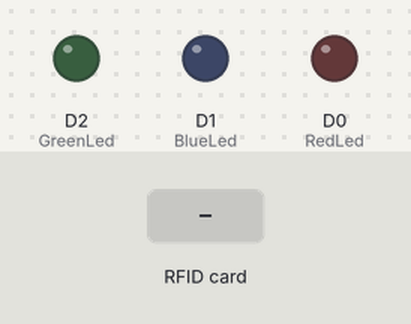
The sketch below on a simulated ESP8266 (Wemos D1 mini). On the bench: output pins drawn as LEDs (lit = HIGH). Inputs (shaded band) come from the test bench. WiFi joins after 1.5 s; servers stay silent unless stated; uploads are accepted with an empty reply; what the sketch prints to the serial monitor is not drawn.

Above: at 5.7 s.
5.8 s: RFID card 5E 7A 19 C4 held to the reader
At 6.8 s:
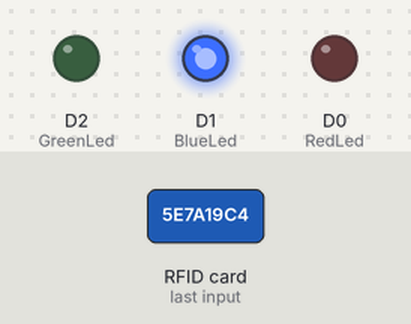
At 11.0 s:
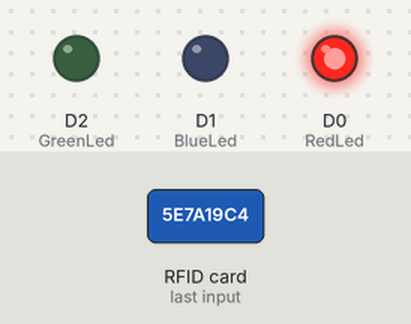
Timing chart, 0 to 13.8 s (numbered marks = the images above; inputs shaded):
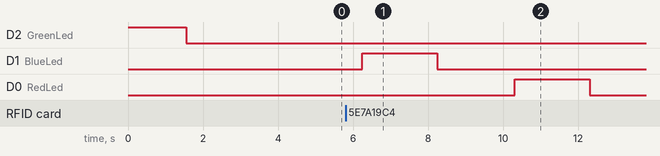

Measured:
- after the input at 5.8 s, D1 (BlueLed): LOW → HIGH after 0.44 s, → LOW 2.0 s later; D0 (RedLed): LOW → HIGH after 4.5 s, → LOW 2.0 s later

The sketch:

WEMOS_RFID_MYSQL_DEMO.ino
```cpp
/*
 *
 *  Connection between RFID reader and Wemos D1

RST/Reset=>D3

SPI SS=>D8

SPI MOSI=>D7

SPI MISO=>D6

SPI SCK=>D5
 */

#include <Wire.h>
#include <MFRC522.h>
#include <SPI.h>
#include <ESP8266WiFi.h>
#include <WiFiClient.h>

#define RST_PIN D3 // RST-PIN for RC522 - RFID - SPI - Module GPIO15
#define SS_PIN  D8  // SDA-PIN for RC522 - RFID - SPI - Module GPIO2
MFRC522 mfrc522(SS_PIN, RST_PIN);   // Create MFRC522 instance


#define BlueLed D1
#define GreenLed D2
#define RedLed D0

//Wireless name and password
const char* ssid     = ""; // replace with you wireless network name
const char* password = ""; //replace with you wireless network password

// Remote site information
const char* host = "TUODOMINIO"; // IP address of your local server or web domain
String url = ""; // folder location of the txt file with the RFID cards identification, p.e. "http://www.tuodominio.it/lettura.php" if on the root of the server

int time_buffer = 5000; // amount of time in miliseconds that the relay will remain open

void setup() {

  pinMode(BlueLed, OUTPUT);
  pinMode(GreenLed, OUTPUT);
  pinMode(RedLed, OUTPUT);
   digitalWrite(GreenLed, 1);
  Serial.begin(9600);    // Initialize serial communications
  SPI.begin();           // Init SPI bus
  mfrc522.PCD_Init();    // Init MFRC522

  // We start by connecting to a WiFi network

  Serial.println("Connecting to ");
  Serial.println(ssid);

  WiFi.begin(ssid, password);

  while (WiFi.status() != WL_CONNECTED) {
    delay(500);
    Serial.print(".");
  }
  Serial.println("");
  Serial.println("WiFi connected");
  Serial.println("IP address: ");
  Serial.println(WiFi.localIP());
  leds_off();
  delay(3000);
}

void leds_off() {
  digitalWrite(BlueLed, 0);   // turn the LED off
  digitalWrite(GreenLed, 0);   // turn the LED off
  digitalWrite(RedLed, 0);   // turn the LED off
}

void reject() {
  digitalWrite(RedLed, 1);   // turn the Red LED on
  delay(2000);
  leds_off();
}
void connectweb() {
  digitalWrite(BlueLed, 1);   // turn the Red LED on
  delay(2000);
  leds_off();
}
void authorize() {
  digitalWrite(GreenLed, 1);   // turn the Green LED on
 // digitalWrite(Relay,1);
  delay(time_buffer);              // wait for a second
 // digitalWrite(Relay,0);
  leds_off();
}

// Helper routine to dump a byte array as hex values to Serial
void dump_byte_array(byte *buffer, byte bufferSize) {
  for (byte i = 0; i < bufferSize; i++) {
    Serial.print(buffer[i] < 0x10 ? " 0" : " ");
    Serial.print(buffer[i], HEX);
  }
}

void loop() {
  int authorized_flag = 0;
  // Look for new cards
  if ( ! mfrc522.PICC_IsNewCardPresent()) {
    delay(50);
    return;
  }
  // Select one of the cards
  if ( ! mfrc522.PICC_ReadCardSerial()) {
    delay(50);
    return;
  }

////-------------------------------------------------RFID----------------------------------------------


  // Shows the card ID on the serial console
  String content= "";
  for (byte i = 0; i < mfrc522.uid.size; i++)
  {
     content.concat(String(mfrc522.uid.uidByte[i] < 0x10 ? "0" : ""));
     content.concat(String(mfrc522.uid.uidByte[i], HEX));
  }
  Serial.println();
  content.toUpperCase();
  Serial.println("Cart read:" + content);

////-------------------------------------------------SERVER----------------------------------------------


  // Use WiFiClient class to create TCP connections
  WiFiClient client;
  const int httpPort = 80;
  if (!client.connect(host, httpPort)) {
    Serial.println("connection failed");
    return;
  }
   if (client.connect(host, httpPort)) {
  url = "http://www.piersoft.it/myarduino/lettura.php";
   url += "?card="+String(content);
   Serial.println("Connected with "+url);
  // This will send the request to the server
  // This will send the request to the server
  client.print(String("GET ") + url + " HTTP/1.1\r\n" +
               "Host: " + host + "\r\n" +
               "Connection: close\r\n\r\n");
connectweb();
 delay(1000);

  // Read all the lines of the reply from server and print them to Serial

  while(client.available()){
     String line = client.readStringUntil('\r');
    // Serial.print(line); //DEBUG
     if(line.indexOf("SI") > 0){
      authorized_flag=1;
     }

    if(line==content){
      authorized_flag=1;
    }
  }

  if(authorized_flag==1){
    Serial.println("AUTHORIZED");
    authorize();
  }
  else{
    Serial.println("NOT AUTHORIZED");
    reject();
  }
   }
}
```
